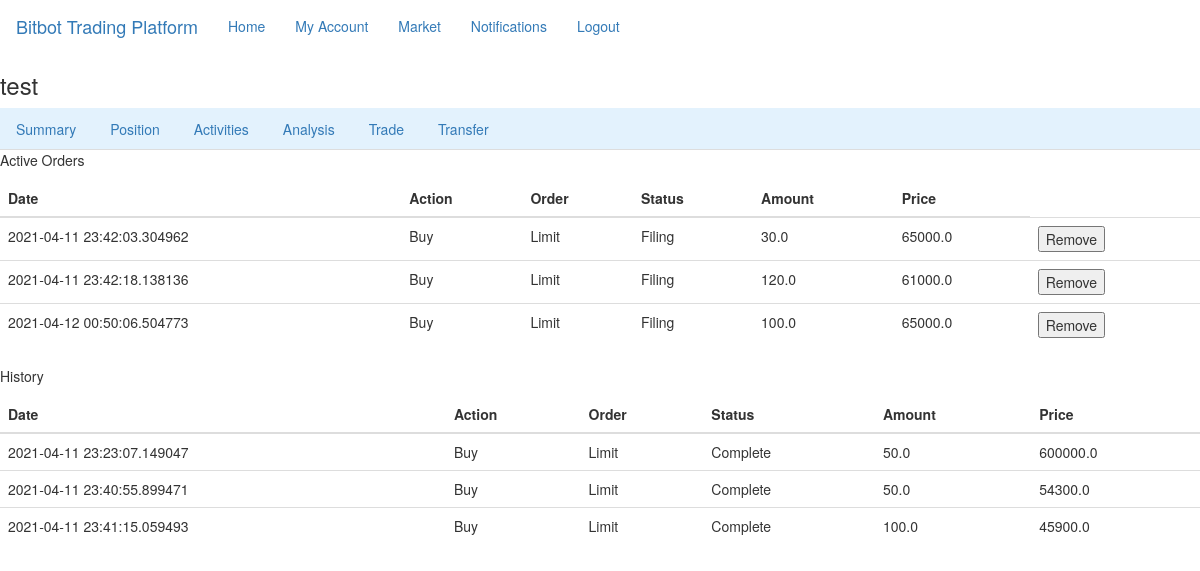
The app's page /user/test/history (signed in) with its own data.
### flaskr/models.py (models this page shows, shortened)
class User(UserMixin, db.Model):
    id = db.Column(db.Integer, primary_key=True)
    username = db.Column(db.String(64), index=True, unique=True)
    email = db.Column(db.String(120), index=True, unique=True)
    phone = db.Column(db.String(120), index=True, unique=True)
    password_hash = db.Column(db.String(128))
    about_me = db.Column(db.String(140))
    last_seen = db.Column(db.DateTime, default=datetime.utcnow)
    address = db.Column(db.String(128))
    cash_balance = db.Column(db.Float, default=0)
    bitcoin_value = db.Column(db.Float, default=0)

class Transaction(db.Model):
    id = db.Column(db.Integer, primary_key=True)
    username = db.Column(db.String(64), index=True)
    date = db.Column(db.DateTime, default=datetime.utcnow)
    action = db.Column(db.String(16))
    order = db.Column(db.String(16))
    status = db.Column(db.String(16))
    amount = db.Column(db.Float)
    price = db.Column(db.Float)

### flaskr/routes.py (the view)
@app.route('/user/<username>/history', methods=['GET','POST'])
@login_required
def history(username):
    user = User.query.filter_by(username=username).first_or_404()
    data = Transaction.query.filter_by(username=username).all()
    return render_template('history.html',data=data)

### flaskr/models.py (called while the page is built)
@login_manager.user_loader
def load_user(id):
    return User.query.get(int(id))

### flaskr/routes.py (called while the page is built)
@app.before_request
def before_request():
    if current_user.is_authenticated:
        current_user.last_seen = datetime.utcnow()
        db.session.commit()

### flaskr/templates/history.html (shortened to what this page needs)
{% extends "base_user.html" %}
{% block content %}
    <p>Active Orders</p>
    <table class="table">
        <thead>
          <tr>
            <th>Date</th>
            <th>Action</th>
            <th>Order</th>
            <th>Status</th>
            <th>Amount</th>
            <th>Price</th>
          </tr>
        </thead>
        <tbody>
          {% for row in data %}
            {% if row.status == "Filing" %}
            <tr >
                <td>{{row.date}}</td>
                <td>{{row.action}}</td>
                <td>{{row.order}}</td>
                <td>{{row.status}}</td>
                <td>{{row.amount}}</td>
                <td>{{row.price}}</td>
                <td><button onclick = "removeRow()">Remove</button></td>
            </tr>
            {% endif %}
        {% endfor %}
        </tbody>
    </table><p>History</p>
    <table class="table">
        <thead>
          <tr>
            <th>Date</th>
            <th>Action</th>
            <th>Order</th>
            <th>Status</th>
            <th>Amount</th>
            <th>Price</th>
          </tr>
        </thead>
        <tbody>
          {% for row in data %}
            {% if row.status == "Complete" %}
            <tr>
                <td>{{row.date}}</td>
                <td>{{row.action}}</td>
                <td>{{row.order}}</td>
                <td>{{row.status}}</td>
                <td>{{row.amount}}</td>
                <td>{{row.price}}</td>
            </tr>
            {% endif %}
        {% endfor %}
        </tbody>
    </table>
{% endblock %}

### flaskr/templates/base_user.html (shortened to what this page needs)
{% extends 'bootstrap/base.html' %}
{% block navbar %}
    <nav class="navbar navbar-expand-lg navbar-light bg-light">
        <div class="container-fluid">
            <a class="navbar-brand" href="{{ url_for('index') }}">Bitbot Trading Platform</a>
            <ul class="nav navbar-nav">
                <li><a href="{{ url_for('index') }}">Home</a></li>
                {% if current_user.is_anonymous %}
                <li><a href="{{ url_for('login') }}">Login</a></li>
                {% else %}
                <li><a href="{{ url_for('user', username=current_user.username) }}">My Account</a></li>
                <li><a href="#">Market</a></li>
                <li><a href="#">Notifications</a></li>
                <li><a href="{{ url_for('logout') }}">Logout</a></li>
                {% endif %}
            </ul>
        </div>
    </nav>
    <h3>{{ current_user.username }}</h3>
    <ul class="nav nav-tabs" style="background-color: #e3f2fd;">
      <li class="nav-item">
        <a class="nav-link active" aria-current="#" href="{{url_for('summary',username=current_user.username)}}">Summary</a>
      </li>
      <li class="nav-item">
        <a class="nav-link" href="{{url_for('position',username=current_user.username)}}">Position</a>
      </li>
      <li class="nav-item">
        <a class="nav-link" href="{{url_for('history',username=current_user.username)}}">Activities</a>
      </li>
      <li class="nav-item">
          <a class="nav-link" href="{{url_for('analysis',username=current_user.username)}}">Analysis</a>
      </li>
      <li class="nav-item">
          <a class="nav-link" href="{{url_for('trade',username=current_user.username)}}">Trade</a>
      </li>
      <li class="nav-item">
        <a class="nav-link" href="{{url_for('transfer',username=current_user.username)}}">Transfer</a>
      </li>
    </ul>
{% endblock %}

### records on screen
User: username "test"
Transaction: date "2021-04-11 23:42:03.304962", action "Buy", order "Limit", status "Filing", amount "30.0", price "65000.0"
Transaction: date "2021-04-11 23:42:18.138136", action "Buy", order "Limit", status "Filing", amount "120.0", price "61000.0"
Transaction: date "2021-04-12 00:50:06.504773", action "Buy", order "Limit", status "Filing", amount "100.0", price "65000.0"
Transaction: date "2021-04-11 23:23:07.149047", action "Buy", order "Limit", status "Complete", amount "50.0", price "600000.0"
Transaction: date "2021-04-11 23:40:55.899471", action "Buy", order "Limit", status "Complete", amount "50.0", price "54300.0"
Transaction: date "2021-04-11 23:41:15.059493", action "Buy", order "Limit", status "Complete", amount "100.0", price "45900.0"
